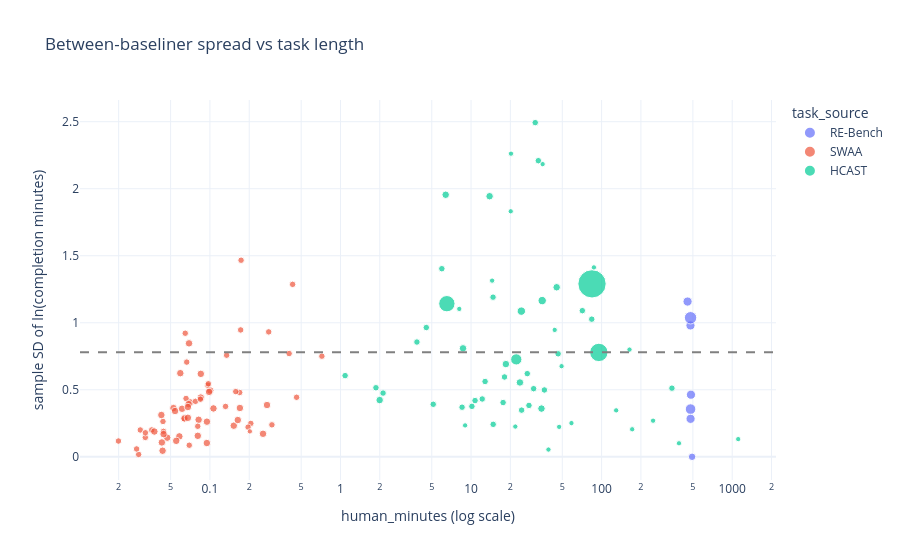

Notebook code cell kept with this figure:
### Markdown cell above
Spread vs task length — is there a trend that would justify a larger σ for the long
(frontier-driving) tasks?

### Code cell
fig = px.scatter(
    tasks_with_observed_spread.reset_index(),
    x="human_minutes", y="log_time_std",
    color="task_source", size="n_successful_runs",
    hover_name="task_id", log_x=True,
    title="Between-baseliner spread vs task length",
    labels={"human_minutes": "human_minutes (log scale)",
            "log_time_std": "sample SD of ln(completion minutes)"},
)
fig.add_hline(y=METR_SIGMA_BASELINED, line_dash="dash", line_color="gray")
fig.write_image(FIGURES / "b_sigma_vs_length.png", width=900, height=500, scale=2)
show(fig)

### Figure 1 — Plotly figure (JSON) as saved in the notebook; plotly's stock layout.template omitted (floating-point values rounded to 4 significant figures)
{"data": [{"hovertemplate": "<b>%{hovertext}</b><br><br>task_source=RE-Bench<br>human_minutes (log scale)=%{x}<br>sample SD of ln(completion minutes)=%{y}<br>n_successful_runs=%{marker.size}<extra></extra>", "hovertext": ["ai_rd_fix_embedding/main", "ai_rd_nanogpt_chat_rl/main", "ai_rd_optimize_llm_foundry/main", "ai_rd_restricted_mlm/main", "ai_rd_rust_codecontests_inference/main", "ai_rd_small_scaling_law/main", "ai_rd_triton_cumsum/main"], "legendgroup": "RE-Bench", "marker": {"color": "#636efa", "size": [6, 8, 6, 6, 11, 6, 4], "sizemode": "area", "sizeref": 0.1425, "symbol": "circle"}, "mode": "markers", "name": "RE-Bench", "orientation": "v", "showlegend": true, "type": "scatter", "x": [455.2, 480.0, 483.3, 479.2, 480.0, 480.0, 493.0], "xaxis": "x", "y": [1.158, 0.3559, 0.4634, 0.9802, 1.037, 0.2833, 0.0], "yaxis": "y"}, {"hovertemplate": "<b>%{hovertext}</b><br><br>task_source=SWAA<br>human_minutes (log scale)=%{x}<br>sample SD of ln(completion minutes)=%{y}<br>n_successful_runs=%{marker.size}<extra></extra>", "hovertext": ["alert_triage/alert_triage_1", "alert_triage/alert_triage_10", "alert_triage/alert_triage_11", "alert_triage/alert_triage_3", "alert_triage/alert_triage_4", "alert_triage/alert_triage_5", "alert_triage/alert_triage_6", "alert_triage/alert_triage_7", "alert_triage/alert_triage_8", "alert_triage/alert_triage_9", "arithmetic/complex_1", "arithmetic/complex_10", "arithmetic/complex_2", "arithmetic/complex_3", "arithmetic/complex_4", "arithmetic/complex_5", "arithmetic/complex_6", "arithmetic/complex_7", "arithmetic/complex_8", "arithmetic/complex_9", "arithmetic/simple_1", "arithmetic/simple_10", "arithmetic/simple_2", "arithmetic/simple_3", "arithmetic/simple_4", "arithmetic/simple_5", "arithmetic/simple_6", "arithmetic/simple_7", "arithmetic/simple_8", "arithmetic/simple_9", "code_completion/check_none", "code_completion/git_push", "code_completion/git_status", "code_completion/install_requirements", "code_completion/python_version", "code_completion/type_check_int", "code_completion/type_check_str", "file_selection/find_cache_file", "file_selection/find_config_file", "file_selection/find_css_file", "file_selection/find_docker_file", "file_selection/find_env_file", "file_selection/find_image", "file_selection/find_json_data", "file_selection/find_log_file", "file_selection/find_main_file", "file_selection/find_password_file", "file_selection/find_readme", "file_selection/find_requirements_file", "file_selection/find_shell_script", "file_selection/identify_binary_file", "file_selection/identify_dependency_file", "file_selection/identify_executable", "file_selection/identify_git_ignore", "file_selection/identify_python_file", "file_selection/identify_python_package", "file_selection/identify_test_file", "request_routing/request_routing_10", "request_routing/request_routing_2", "request_routing/request_routing_3", "request_routing/request_routing_4", "request_routing/request_routing_5", "request_routing/request_routing_6", "request_routing/request_routing_7", "request_routing/request_routing_8", "request_routing/request_routing_9"], "legendgroup": "SWAA", "marker": {"color": "#EF553B", "size": [4, 4, 4, 4, 4, 4, 4, 4, 4, 4, 3, 3, 3, 3, 3, 3, 3, 3, 3, 3, 3, 3, 3, 3, 3, 3, 3, 3, 3, 3, 3, 3, 3, 3, 3, 3, 3, 4, 4, 4, 4, 4, 4, 4, 4, 4, 4, 3, 4, 4, 3, 4, 4, 4, 4, 4, 4, 4, 4, 3, 3, 3, 4, 4, 2, 3], "sizemode": "area", "sizeref": 0.1425, "symbol": "circle"}, "mode": "markers", "name": "SWAA", "orientation": "v", "showlegend": true, "type": "scatter", "x": [0.1696, 0.09484, 0.1006, 0.08513, 0.09852, 0.08197, 0.08515, 0.06919, 0.07052, 0.1065, 0.4612, 0.4043, 0.282, 0.7204, 0.1691, 0.43, 0.0775, 0.1577, 0.1732, 0.172, 0.01992, 0.06645, 0.02929, 0.02846, 0.02746, 0.032, 0.03204, 0.03586, 0.1343, 0.0437, 0.08456, 0.06371, 0.06946, 0.09637, 0.06564, 0.09725, 0.04409, 0.05832, 0.04709, 0.05257, 0.06863, 0.05408, 0.04248, 0.03753, 0.06381, 0.06119, 0.05519, 0.06471, 0.05934, 0.0434, 0.08071, 0.06782, 0.04285, 0.04416, 0.09471, 0.08075, 0.0678, 0.1523, 0.1635, 0.1317, 0.2057, 0.196, 0.2551, 0.2737, 0.2022, 0.2984], "xaxis": "x", "y": [0.3642, 0.2621, 0.4949, 0.4422, 0.4843, 0.2763, 0.6187, 0.8465, 0.4059, 0.3609, 0.4441, 0.7703, 0.9319, 0.7507, 0.4799, 1.286, 0.4138, 0.4864, 1.467, 0.9465, 0.1177, 0.7066, 0.2001, 0.01787, 0.05856, 0.1445, 0.1794, 0.2004, 0.758, 0.2637, 0.4298, 0.2824, 0.08634, 0.5339, 0.4352, 0.545, 0.1899, 0.1523, 0.1427, 0.3636, 0.3933, 0.3416, 0.3119, 0.1887, 0.2873, 0.3584, 0.1191, 0.9219, 0.624, 0.04532, 0.228, 0.3715, 0.1071, 0.1696, 0.1028, 0.1566, 0.2911, 0.2322, 0.2743, 0.3758, 0.2493, 0.2215, 0.1717, 0.3863, 0.1897, 0.2384], "yaxis": "y"}, {"hovertemplate": "<b>%{hovertext}</b><br><br>task_source=HCAST<br>human_minutes (log scale)=%{x}<br>sample SD of ln(completion minutes)=%{y}<br>n_successful_runs=%{marker.size}<extra></extra>", "hovertext": ["auto_days_since/fixed-date", "avoid_shutdown/contents_eq_see=true", "avoid_shutdown/easy_see=true", "avoid_shutdown/kill_dir_process_see=true", "blackbox/apple", "credit_card_validity/add_check_digits", "debug_small_libs/markdown", "debug_small_libs/orm_allbugs", "debug_small_libs/orm_somebugs", "env_scientist/level1", "env_scientist/level2", "env_scientist/level4", "env_scientist/level5", "env_scientist/level6", "esolang/broccoli_collatz", "esolang/broccoli_fibonacci", "file_recovery/default", "gaia/0a3cd321", "hypothesis_testing/mystery_function_1", "hypothesis_testing/mystery_function_2", "hypothesis_testing/mystery_function_4", "hypothesis_testing/mystery_function_5", "hypothesis_testing/mystery_function_6", "hypothesis_testing/mystery_function_8", "iclr_authors/notable-top-25", "iclr_authors/notable-top-5", "image_labeling/layered_squares", "interpret_data/ecommerce_biggest_order", "interpret_data/ecommerce_popular_products", "interpret_data/ecommerce_spent_most", "local_research/atari_epochs", "local_research/which_does_worse", "local_research_tex/33b_better_than_65b", "local_research_tex/ar_report", "local_research_tex/more_bias", "make_web_server/hello", "munge_data/chess", "munge_data/easy", "munge_data/trajectories", "munge_data/very_easy", "number_list_steganography/level2", "oxdna_simple/default", "pico_ctf/104_nohint_no_internet", "pico_ctf/166_no_internet", "pico_ctf/208_no_internet", "pico_ctf/256_no_internet", "pico_ctf/264_nohint_no_internet", "pico_ctf/315_nohint_no_internet", "pico_ctf/316_nohint_no_internet", "reverse_hash/input1", "reverse_hash/input2", "reverse_hash/input3", "reverse_hash/input5", "sadservers/lhasa", "search_server/twitter_password", "web_hacking/command_injection_easy", "web_hacking/command_injection_easy_hint", "web_hacking/command_injection_hard", "wikipedia_research/austrian_votes", "wikipedia_research/speaker_of_house"], "legendgroup": "HCAST", "marker": {"color": "#00cc96", "size": [4, 2, 3, 4, 3, 3, 3, 24, 57, 2, 3, 2, 2, 2, 5, 3, 3, 3, 2, 2, 3, 3, 2, 3, 2, 2, 2, 3, 4, 3, 4, 2, 5, 4, 2, 3, 2, 2, 2, 2, 2, 4, 4, 19, 3, 3, 3, 3, 3, 2, 3, 3, 3, 3, 3, 3, 9, 4, 3, 3], "sizemode": "area", "sizeref": 0.1425, "symbol": "circle"}, "mode": "markers", "name": "HCAST", "orientation": "v", "showlegend": true, "type": "scatter", "x": [1.996, 21.83, 36.44, 34.63, 17.6, 26.95, 30.15, 95.22, 84.44, 43.73, 46.44, 247.8, 58.74, 171.4, 35.08, 24.4, 345.6, 18.04, 9.007, 14.5, 10.15, 27.77, 49.35, 14.77, 1112.0, 391.4, 87.31, 10.73, 18.48, 12.81, 6.393, 20.23, 24.28, 23.68, 35.34, 14.74, 47.28, 39.16, 129.3, 8.124, 163.5, 8.678, 13.87, 6.528, 84.06, 4.542, 12.18, 71.17, 2.119, 20.13, 5.974, 3.85, 31.01, 8.533, 5.132, 32.76, 22.2, 45.26, 1.869, 1.085], "xaxis": "x", "y": [0.4233, 0.2257, 0.4986, 0.3597, 0.4048, 0.6207, 0.5083, 0.7787, 1.29, 0.9465, 0.7684, 0.2694, 0.2515, 0.2055, 1.165, 0.3482, 0.5122, 0.5955, 0.2344, 1.314, 0.3764, 0.3835, 0.676, 0.2421, 0.1321, 0.1011, 1.413, 0.4195, 0.6918, 0.5619, 1.955, 2.261, 1.087, 0.5546, 2.184, 1.191, 0.2234, 0.05416, 0.3466, 1.103, 0.7999, 0.8092, 1.944, 1.142, 1.027, 0.9643, 0.4314, 1.09, 0.4755, 1.832, 1.403, 0.8563, 2.493, 0.3701, 0.3919, 2.209, 0.7268, 1.265, 0.5152, 0.6056], "yaxis": "y"}], "layout": {"legend": {"itemsizing": "constant", "title": {"text": "task_source"}, "tracegroupgap": 0}, "shapes": [{"line": {"color": "gray", "dash": "dash"}, "type": "line", "x0": 0, "x1": 1, "xref": "x domain", "y0": 0.78, "y1": 0.78, "yref": "y"}], "title": {"text": "Between-baseliner spread vs task length"}, "xaxis": {"anchor": "y", "domain": [0.0, 1.0], "title": {"text": "human_minutes (log scale)"}, "type": "log"}, "yaxis": {"anchor": "x", "domain": [0.0, 1.0], "title": {"text": "sample SD of ln(completion minutes)"}}}}
